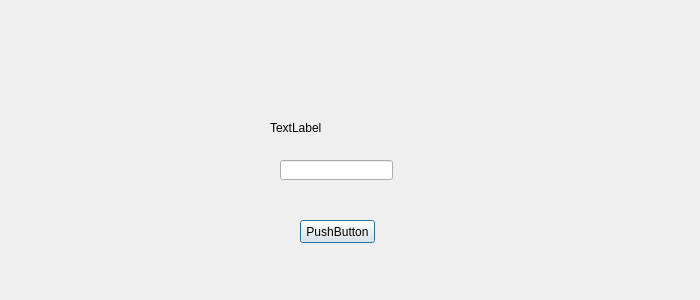
<?xml version="1.0" encoding="UTF-8"?>
<ui version="4.0">
 <class>Dialog</class>
 <widget class="QDialog" name="Dialog">
  <property name="geometry">
   <rect>
    <x>0</x>
    <y>0</y>
    <width>700</width>
    <height>300</height>
   </rect>
  </property>
  <property name="windowTitle">
   <string>Dialog</string>
  </property>
  <widget class="QPushButton" name="pushButton">
   <property name="geometry">
    <rect>
     <x>300</x>
     <y>220</y>
     <width>75</width>
     <height>23</height>
    </rect>
   </property>
   <property name="text">
    <string>PushButton</string>
   </property>
  </widget>
  <widget class="QLineEdit" name="lineEdit">
   <property name="geometry">
    <rect>
     <x>280</x>
     <y>160</y>
     <width>113</width>
     <height>20</height>
    </rect>
   </property>
  </widget>
  <widget class="QLabel" name="label">
   <property name="geometry">
    <rect>
     <x>270</x>
     <y>112</y>
     <width>161</width>
     <height>31</height>
    </rect>
   </property>
   <property name="text">
    <string>TextLabel</string>
   </property>
  </widget>
 </widget>
 <layoutdefault spacing="6" margin="11"/>
 <resources/>
 <connections>
  <connection>
   <sender>pushButton</sender>
   <signal>clicked()</signal>
   <receiver>Dialog</receiver>
   <slot>pushButtonClicked()</slot>
   <hints>
    <hint type="sourcelabel">
     <x>364</x>
     <y>233</y>
    </hint>
    <hint type="destinationlabel">
     <x>613</x>
     <y>197</y>
    </hint>
   </hints>
  </connection>
 </connections>
 <slots>
  <slot>pushButtonClicked()</slot>
 </slots>
</ui>
